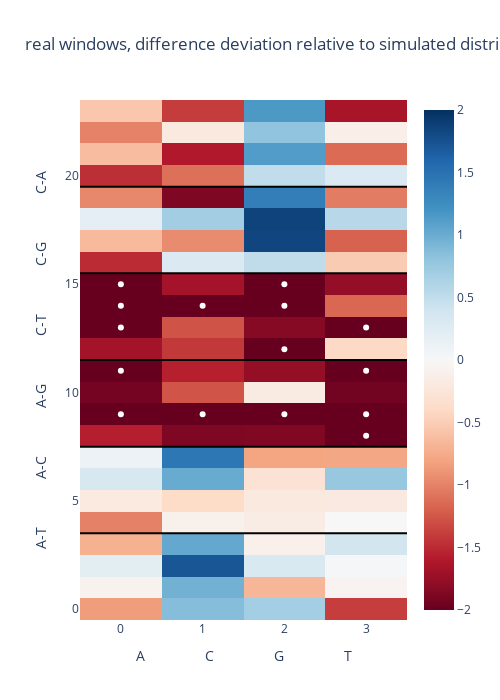

Source (notebook cell):
### Code cell
threshold= -1.96

real_dists= [(x - np.mean(sim_mut_means)) / np.std(sim_mut_means) for x in mut_means]
real_dists= np.array(real_dists)
real_dist_grid= real_dists.reshape(shape_muts)

sig_idx= np.where(real_dist_grid < threshold)

from plotly.subplots import make_subplots
from plotly import tools

fig = [go.Heatmap(
    z= [list(x) for x in real_dist_grid],
    zmin= -2,
    zmax= 2,
    text= labels,
    type = 'heatmap',
    colorscale= 'RdBu'
)]

sig_fig= sig_idx


if sum([len(x) for x in sig_fig]):
    
    fig.append(go.Scatter(x= [int(x) for x in sig_fig[1]], y= [int(x) for x in sig_fig[0]],
     mode='markers',line =dict(color='white',width=3),showlegend= False))

for line in range(1,6):
    fig.append(go.Scatter(x= [-.5,3.5], y= [-.5 + 4 * line] * 2,
         mode='lines',line =dict(color='black',width=2),showlegend= False))


layout= go.Layout(
    yaxis= dict(range=[-.5, 23.5], 
                          title= 'A-T{}A-C{}A-G{}C-T{}C-G{}C-A'.format(*['\t'*12]*5)),
    xaxis= dict(title= 'A{}C{}G{}T'.format(*['\t'*15]*3),
               range= [-.5,3.5])
)

fig= go.Figure(data=fig, layout=layout)

fig['layout'].update(title= 'real windows, difference deviation relative to simulated distribution.',width= 500, height= 700)
iplot(fig)

### Figure 1 — Plotly figure (JSON) as saved in the notebook; plotly's stock layout.template omitted (floating-point values rounded to 4 significant figures)
{"data": [{"colorscale": [[0, "rgb(103,0,31)"], [0.1, "rgb(178,24,43)"], [0.2, "rgb(214,96,77)"], [0.3, "rgb(244,165,130)"], [0.4, "rgb(253,219,199)"], [0.5, "rgb(247,247,247)"], [0.6, "rgb(209,229,240)"], [0.7, "rgb(146,197,222)"], [0.8, "rgb(67,147,195)"], [0.9, "rgb(33,102,172)"], [1, "rgb(5,48,97)"]], "text": [["AAA_T", "AAC_T", "AAG_T", "AAT_T"], ["CAA_T", "CAC_T", "CAG_T", "CAT_T"], ["GAA_T", "GAC_T", "GAG_T", "GAT_T"], ["TAA_T", "TAC_T", "TAG_T", "TAT_T"], ["AAA_C", "AAC_C", "AAG_C", "AAT_C"], ["CAA_C", "CAC_C", "CAG_C", "CAT_C"], ["GAA_C", "GAC_C", "GAG_C", "GAT_C"], ["TAA_C", "TAC_C", "TAG_C", "TAT_C"], ["AAA_G", "AAC_G", "AAG_G", "AAT_G"], ["CAA_G", "CAC_G", "CAG_G", "CAT_G"], ["GAA_G", "GAC_G", "GAG_G", "GAT_G"], ["TAA_G", "TAC_G", "TAG_G", "TAT_G"], ["ACA_T", "ACC_T", "ACG_T", "ACT_T"], ["CCA_T", "CCC_T", "CCG_T", "CCT_T"], ["GCA_T", "GCC_T", "GCG_T", "GCT_T"], ["TCA_T", "TCC_T", "TCG_T", "TCT_T"], ["ACA_G", "ACC_G", "ACG_G", "ACT_G"], ["CCA_G", "CCC_G", "CCG_G", "CCT_G"], ["GCA_G", "GCC_G", "GCG_G", "GCT_G"], ["TCA_G", "TCC_G", "TCG_G", "TCT_G"], ["ACA_A", "ACC_A", "ACG_A", "ACT_A"], ["CCA_A", "CCC_A", "CCG_A", "CCT_A"], ["GCA_A", "GCC_A", "GCG_A", "GCT_A"], ["TCA_A", "TCC_A", "TCG_A", "TCT_A"]], "type": "heatmap", "z": [[-0.8481, 0.8626, 0.6919, -1.392], [-0.06914, 0.9577, -0.6731, -0.06133], [0.2076, 1.72, 0.3178, 0.01736], [-0.714, 1.028, -0.1015, 0.3825], [-1.007, -0.0999, -0.158, 0.005135], [-0.1914, -0.3903, -0.2049, -0.1957], [0.3319, 1.01, -0.2958, 0.7679], [0.1152, 1.453, -0.7933, -0.7827], [-1.564, -1.875, -1.869, -2.181], [-3.028, -2.017, -2.497, -2.924], [-1.931, -1.263, -0.1764, -1.943], [-2.379, -1.56, -1.76, -2.452], [-1.681, -1.419, -3.333, -0.4065], [-2.97, -1.274, -1.828, -2.277], [-2.667, -3.706, -4.078, -1.162], [-2.428, -1.676, -2.136, -1.766], [-1.496, 0.3053, 0.5106, -0.5182], [-0.6431, -0.9495, 1.841, -1.189], [0.1947, 0.6949, 1.861, 0.5615], [-0.9695, -1.879, 1.388, -1.039], [-1.474, -1.108, 0.5033, 0.2994], [-0.6211, -1.603, 1.128, -1.136], [-1.004, -0.2003, 0.8062, -0.1248], [-0.5449, -1.396, 1.149, -1.653]], "zmax": 2, "zmin": -2}, {"line": {"color": "white", "width": 3}, "mode": "markers", "showlegend": false, "type": "scatter", "x": [3, 0, 1, 2, 3, 0, 3, 2, 0, 3, 0, 1, 2, 0, 2], "y": [8, 9, 9, 9, 9, 11, 11, 12, 13, 13, 14, 14, 14, 15, 15]}, {"line": {"color": "black", "width": 2}, "mode": "lines", "showlegend": false, "type": "scatter", "x": [-0.5, 3.5], "y": [3.5, 3.5]}, {"line": {"color": "black", "width": 2}, "mode": "lines", "showlegend": false, "type": "scatter", "x": [-0.5, 3.5], "y": [7.5, 7.5]}, {"line": {"color": "black", "width": 2}, "mode": "lines", "showlegend": false, "type": "scatter", "x": [-0.5, 3.5], "y": [11.5, 11.5]}, {"line": {"color": "black", "width": 2}, "mode": "lines", "showlegend": false, "type": "scatter", "x": [-0.5, 3.5], "y": [15.5, 15.5]}, {"line": {"color": "black", "width": 2}, "mode": "lines", "showlegend": false, "type": "scatter", "x": [-0.5, 3.5], "y": [19.5, 19.5]}], "layout": {"height": 700, "title": {"text": "real windows, difference deviation relative to simulated distribution."}, "width": 500, "xaxis": {"range": [-0.5, 3.5], "title": {"text": "A\t\t\t\t\t\t\t\t\t\t\t\t\t\t\tC\t\t\t\t\t\t\t\t\t\t\t\t\t\t\tG\t\t\t\t\t\t\t\t\t\t\t\t\t\t\tT"}}, "yaxis": {"range": [-0.5, 23.5], "title": {"text": "A-T\t\t\t\t\t\t\t\t\t\t\t\tA-C\t\t\t\t\t\t\t\t\t\t\t\tA-G\t\t\t\t\t\t\t\t\t\t\t\tC-T\t\t\t\t\t\t\t\t\t\t\t\tC-G\t\t\t\t\t\t\t\t\t\t\t\tC-A"}}}}
